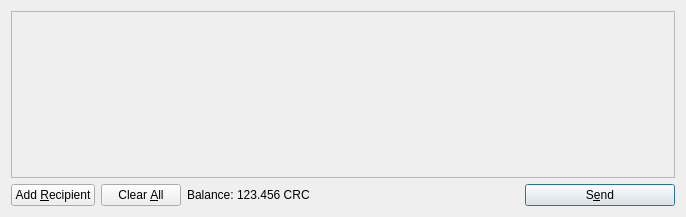
<?xml version="1.0" encoding="UTF-8"?>
<ui version="4.0">
 <class>SendCoinsDialog</class>
 <widget class="QDialog" name="SendCoinsDialog">
  <property name="geometry">
   <rect>
    <x>0</x>
    <y>0</y>
    <width>686</width>
    <height>217</height>
   </rect>
  </property>
  <property name="windowTitle">
   <string>Send Coins</string>
  </property>
  <layout class="QVBoxLayout" name="verticalLayout">
   <item>
    <widget class="QScrollArea" name="scrollArea">
     <property name="widgetResizable">
      <bool>true</bool>
     </property>
     <widget class="QWidget" name="scrollAreaWidgetContents">
      <property name="geometry">
       <rect>
        <x>0</x>
        <y>0</y>
        <width>666</width>
        <height>165</height>
       </rect>
      </property>
      <layout class="QVBoxLayout" name="verticalLayout_2">
       <property name="margin">
        <number>0</number>
       </property>
       <item>
        <layout class="QVBoxLayout" name="entries">
         <property name="spacing">
          <number>6</number>
         </property>
        </layout>
       </item>
       <item>
        <spacer name="verticalSpacer">
         <property name="orientation">
          <enum>Qt::Vertical</enum>
         </property>
         <property name="sizeHint" stdset="0">
          <size>
           <width>20</width>
           <height>40</height>
          </size>
         </property>
        </spacer>
       </item>
      </layout>
     </widget>
    </widget>
   </item>
   <item>
    <layout class="QHBoxLayout" name="horizontalLayout">
     <item>
      <widget class="QPushButton" name="addButton">
       <property name="toolTip">
        <string>Send to multiple recipients at once</string>
       </property>
       <property name="text">
        <string>Add &amp;Recipient</string>
       </property>
       <property name="icon">
        <iconset resource="../bitcoin.qrc">
         <normaloff>:/icons/add</normaloff>:/icons/add</iconset>
       </property>
       <property name="autoDefault">
        <bool>false</bool>
       </property>
      </widget>
     </item>
     <item>
      <widget class="QPushButton" name="clearButton">
       <property name="sizePolicy">
        <sizepolicy hsizetype="Minimum" vsizetype="Fixed">
         <horstretch>0</horstretch>
         <verstretch>0</verstretch>
        </sizepolicy>
       </property>
       <property name="toolTip">
        <string>Remove all transaction fields</string>
       </property>
       <property name="text">
        <string>Clear &amp;All</string>
       </property>
       <property name="icon">
        <iconset resource="../bitcoin.qrc">
         <normaloff>:/icons/remove</normaloff>:/icons/remove</iconset>
       </property>
       <property name="autoRepeatDelay">
        <number>300</number>
       </property>
       <property name="autoDefault">
        <bool>false</bool>
       </property>
      </widget>
     </item>
     <item>
      <layout class="QHBoxLayout" name="horizontalLayout_2">
       <property name="spacing">
        <number>3</number>
       </property>
       <item>
        <widget class="QLabel" name="label">
         <property name="text">
          <string>Balance:</string>
         </property>
        </widget>
       </item>
       <item>
        <widget class="QLabel" name="labelBalance">
         <property name="cursor">
          <cursorShape>IBeamCursor</cursorShape>
         </property>
         <property name="text">
          <string>123.456 CRC</string>
         </property>
         <property name="textInteractionFlags">
          <set>Qt::LinksAccessibleByMouse|Qt::TextSelectableByKeyboard|Qt::TextSelectableByMouse</set>
         </property>
        </widget>
       </item>
      </layout>
     </item>
     <item>
      <spacer name="horizontalSpacer">
       <property name="orientation">
        <enum>Qt::Horizontal</enum>
       </property>
       <property name="sizeHint" stdset="0">
        <size>
         <width>40</width>
         <height>20</height>
        </size>
       </property>
      </spacer>
     </item>
     <item>
      <widget class="QPushButton" name="sendButton">
       <property name="minimumSize">
        <size>
         <width>150</width>
         <height>0</height>
        </size>
       </property>
       <property name="toolTip">
        <string>Confirm the send action</string>
       </property>
       <property name="text">
        <string>S&amp;end</string>
       </property>
       <property name="icon">
        <iconset resource="../bitcoin.qrc">
         <normaloff>:/icons/send</normaloff>:/icons/send</iconset>
       </property>
       <property name="default">
        <bool>true</bool>
       </property>
      </widget>
     </item>
    </layout>
   </item>
  </layout>
 </widget>
 <resources>
  <include location="../bitcoin.qrc"/>
 </resources>
 <connections/>
</ui>
